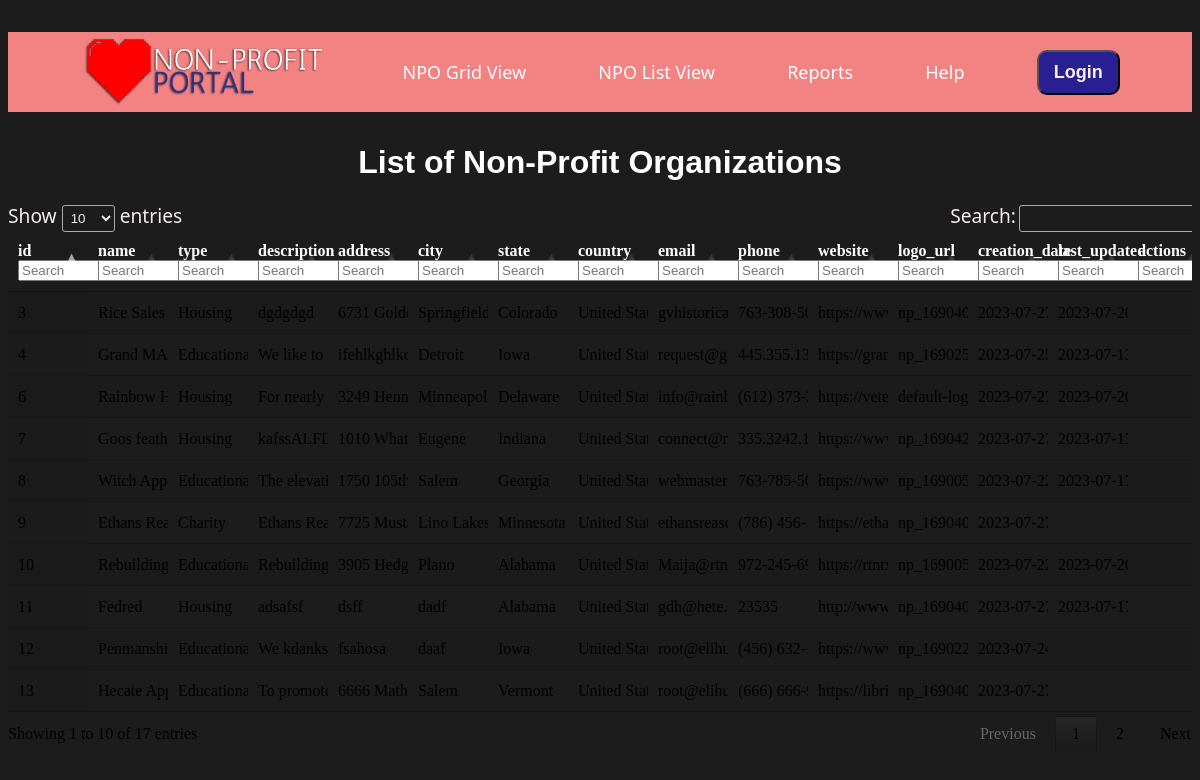
Page /npo-list.php on the committed database.
### tables this page shows
CREATE TABLE `organization` (
  `id` int(11) NOT NULL,
  `name` varchar(255) NOT NULL,
  `type` varchar(100) NOT NULL,
  `description` text NOT NULL,
  `address` varchar(255) NOT NULL,
  `city` varchar(100) NOT NULL,
  `state` varchar(100) NOT NULL,
  `country` varchar(100) NOT NULL DEFAULT 'United States',
  `email` varchar(255) NOT NULL,
  `phone` varchar(20) NOT NULL,
  `website` varchar(500) NOT NULL,
  `logo_url` varchar(500) NOT NULL,
  `logo` varchar(500) NOT NULL,
  `creation_date` timestamp NOT NULL DEFAULT current_timestamp() ON UPDATE current_timestamp(),
  `last_updated` timestamp NULL DEFAULT NULL,
  `created_by` int(11) NOT NULL
);

### npo-list.php (the view, shortened to what this page needs)
<!DOCTYPE html>
<html lang="en" style="background-color: #1c1c1c">
<head>
  <link href="./styles.css" rel="stylesheet" type="text/css" media="all" />
  <link rel="stylesheet" type="text/css" href="//cdn.datatables.net/1.10.12/css/jquery.dataTables.css">
  <link href="https://cdnjs.cloudflare.com/ajax/libs/datatables/1.10.12/css/dataTables.bootstrap.min.css" rel="stylesheet"/>
</head>
<body>
  <?php
  include_once "header.php";
  require_once "connection.php";
  ?>
  <h1 style="text-align: center;">List of Non-Profit Organizations</h1>
  <div class="table-container">
    <table id="npoTable" class="display" cellspacing="0">
      <thead>
        <tr>
          <th style="color: white;">id</th>
          <th style="color: white;">name</th>
          <th style="color: white;">type</th>
          <th style="color: white;">description</th>
          <th style="color: white;">address</th>
          <th style="color: white;">city</th>
          <th style="color: white;">state</th>
          <th style="color: white;">country</th>
          <th style="color: white;">email</th>
          <th style="color: white;">phone</th>
          <th style="color: white;">website</th>
          <th style="color: white;">logo_url</th>
          <th style="color: white;">creation_date</th>
          <th style="color: white;">last_updated</th>
          <th style="color: white;">actions</th>
        </tr>
      </thead>
      <tbody>
        <?php
        $conn = new mysqli($dbhost, $dbuser, $dbpass, $dbname);
        $sql = "SELECT * FROM organization";
        $result = $conn->query($sql);
        if ($result->num_rows > 0) {
          while ($row = $result->fetch_assoc()) {
            echo '<tr>
                    <td><div onclick="window.location.href=\'view-npo.php?id='.$row["id"].'\';">' . $row["id"] . '</div></td>
                    <td><div onclick="window.location.href=\'view-npo.php?id='.$row["id"].'\';">' . $row["name"] . '</div></td>
                    <td><div onclick="window.location.href=\'view-npo.php?id='.$row["id"].'\';">' . $row["type"] . '</div></td>
                    <td><div onclick="window.location.href=\'view-npo.php?id='.$row["id"].'\';">' . $row["description"] . '</div></td>
                    <td><div onclick="window.location.href=\'view-npo.php?id='.$row["id"].'\';">' . $row["address"] . '</div></td>
                    <td><div onclick="window.location.href=\'view-npo.php?id='.$row["id"].'\';">' . $row["city"] . '</div></td>
                    <td><div onclick="window.location.href=\'view-npo.php?id='.$row["id"].'\';">' . $row["state"] . '</div></td>
                    <td><div onclick="window.location.href=\'view-npo.php?id='.$row["id"].'\';">' . $row["country"] . '</div></td>
                    <td><div onclick="window.location.href=\'view-npo.php?id='.$row["id"].'\';">' . $row["email"] . '</div></td>
                    <td><div onclick="window.location.href=\'view-npo.php?id='.$row["id"].'\';">' . $row["phone"] . '</div></td>
                    <td><div onclick="window.location.href=\'view-npo.php?id='.$row["id"].'\';">' . $row["website"] . '</div></td>
                    <td><div onclick="window.location.href=\'view-npo.php?id='.$row["id"].'\';">' . $row["logo"] . '</div></td>
                    <td><div onclick="window.location.href=\'view-npo.php?id='.$row["id"].'\';">' . $row["creation_date"] . '</div></td>
                    <td><div onclick="window.location.href=\'view-npo.php?id='.$row["id"].'\';">' . $row["last_updated"] . '</div></td>
                    <td>';
            echo '</td></tr>';
          }
        } else {
          echo "<tr><td colspan='14'>0 results</td></tr>";
        }
        ?>
      </tbody>
    </table>
  </div>
</body>
</html>

### styles.css (style rules this page uses)
#npoTable tbody tr td { height: 25px; line-height: 25px; }
h1 { font-family:'Franklin Gothic Medium', 'Arial Narrow', Arial, sans-serif; color:#FFFFFF; }

### npo-list.php (style rules this page uses)
.table-container { width: 100%; overflow-x: auto; }
#npoTable { width: 100%; table-layout: fixed; }
#npoTable td { white-space: nowrap; overflow: hidden; text-overflow: ellipsis; max-width: 200px; }

### rows in the picture
organization: id "3", name "Rice S…", type "Housing", description "dgdgdgd", address "6731…", city "Spring…", state "Colorado", country "United…", email "gvhist…", phone "763-3…", website "https:/…", logo "np_16…", creation_date "2023-…", last_updated "2023-…"
organization: id "4", name "Grand…", type "Educa…", description "We lik…", address "ifehlk…", city "Detroit", state "Iowa", country "United…", email "reques…", phone "445.3…", website "https:/…", logo "np_16…", creation_date "2023-…", last_updated "2023-…"
organization: id "6", name "Rainb…", type "Housing", description "For ne…", address "3249…", city "Minne…", state "Delaware", country "United…", email "info@…", phone "(612)…", website "https:/…", logo "defaul…", creation_date "2023-…", last_updated "2023-…"
organization: id "7", name "Goos f…", type "Housing", description "kafss…", address "1010…", city "Eugene", state "Indiana", country "United…", email "conne…", phone "335.3…", website "https:/…", logo "np_16…", creation_date "2023-…", last_updated "2023-…"
organization: id "8", name "Witch…", type "Educa…", description "The el…", address "1750…", city "Salem", state "Georgia", country "United…", email "webm…", phone "763-7…", website "https:/…", logo "np_16…", creation_date "2023-…", last_updated "2023-…"
organization: id "9", name "Ethans…", type "Charity", description "Ethans…", address "7725…", city "Lino…", state "Minnesota", country "United…", email "ethans…", phone "(786)…", website "https:/…", logo "np_16…", creation_date "2023-…"
organization: id "10", name "Rebuil…", type "Educa…", description "Rebuil…", address "3905…", city "Plano", state "Alabama", country "United…", email "Maija…", phone "972-2…", website "https:/…", logo "np_16…", creation_date "2023-…", last_updated "2023-…"
organization: id "11", name "Fedred", type "Housing", description "adsafsf", address "dsff", city "dadf", state "Alabama", country "United…", email "gdh@…", phone "23535", website "http://…", logo "np_16…", creation_date "2023-…", last_updated "2023-…"
organization: id "12", name "Penma…", type "Educa…", description "We kd…", address "fsahosa", city "daaf", state "Iowa", country "United…", email "root@…", phone "(456)…", website "https:/…", logo "np_16…", creation_date "2023-…"
organization: id "13", name "Hecat…", type "Educa…", description "To pro…", address "6666…", city "Salem", state "Vermont", country "United…", email "root@…", phone "(666)…", website "https:/…", logo "np_16…", creation_date "2023-…"
